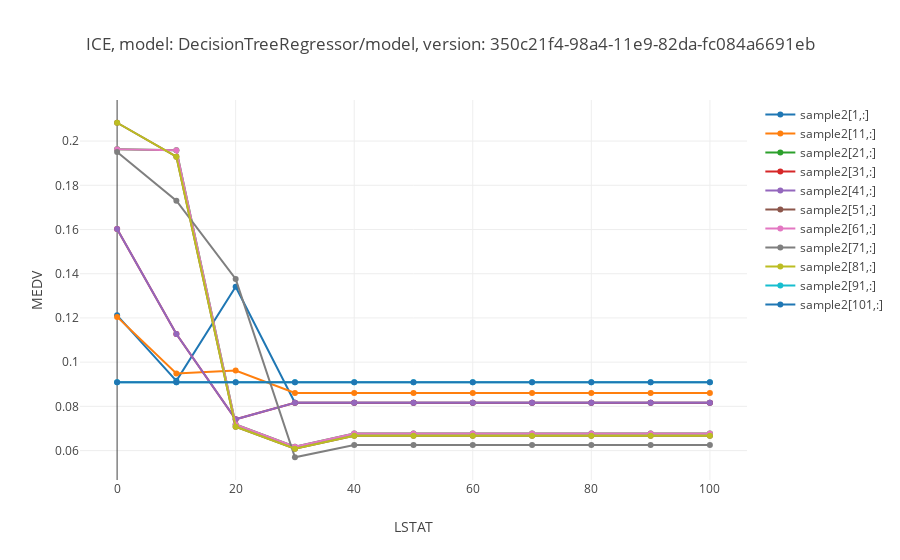

Write notebook code for a chart like this one.
### Code cell
plot.ice(ice_results, ice_points = [0, 10, 20, 30, 40, 50, 60, 70, 80, 90, 100]) # we limit the number of graphs by selecting certain points setting ice_points parameter. Remove the parameter to get a plot with all ice curves.
